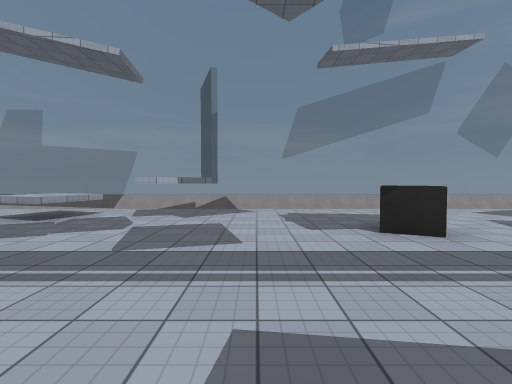
view 1 (above)

19 first-person views from a walk through a Unity game level. The camera is 1.5 m above the floor, tilts 2° down and sees 85° across. The floor is counted in squares, 2 m on a side. Each view is taken from the middle of a square. On the plan, view 1 faces up. The plan holds only what a view shows up to about 10 squares ahead; the rest is blank. The place goes on beyond the plan. Surface patterns are stand-ins for the level's own textures.

view 2
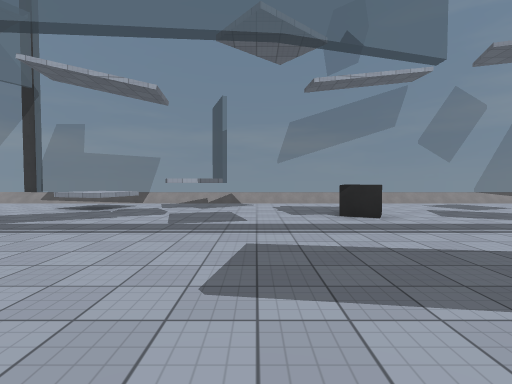

view 3
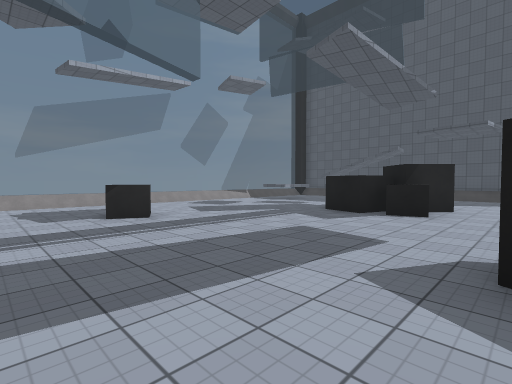

view 4
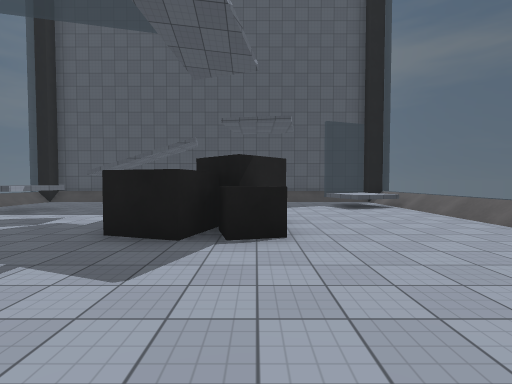

view 5
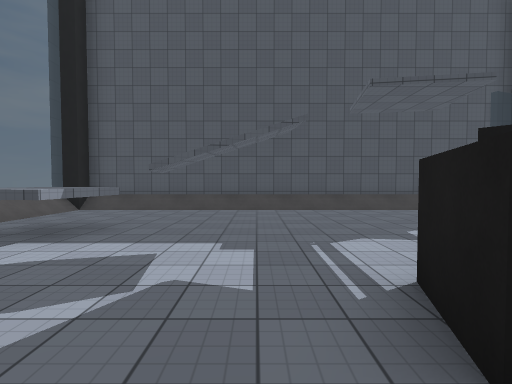

view 6
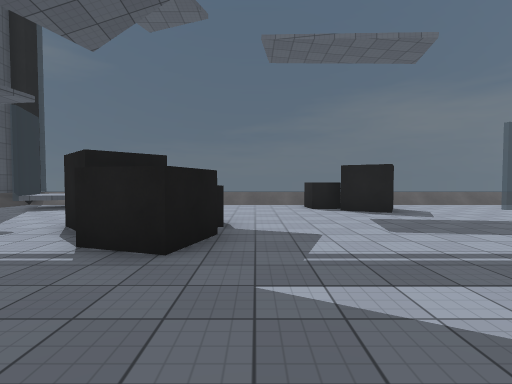

view 7
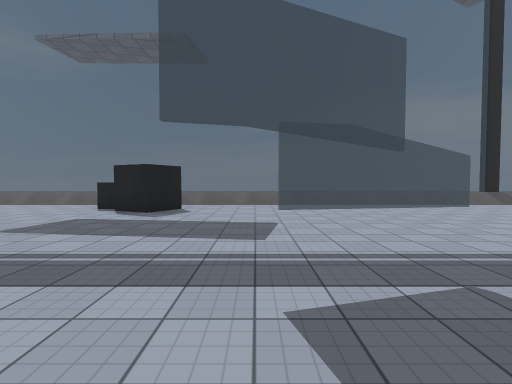

view 8
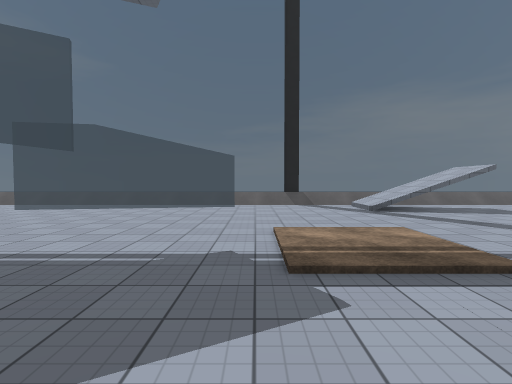

view 9
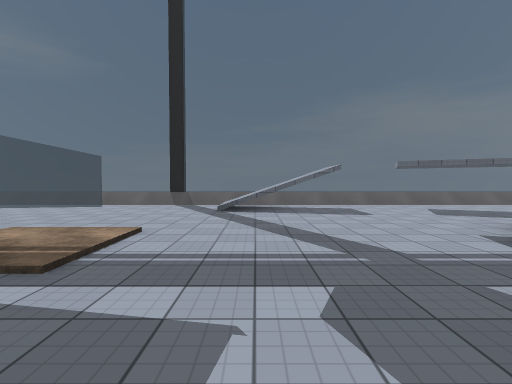

view 10
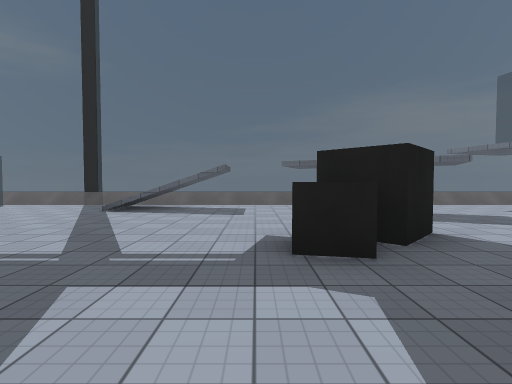

view 11
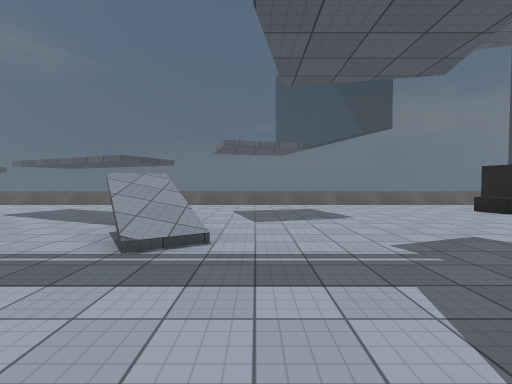

view 12
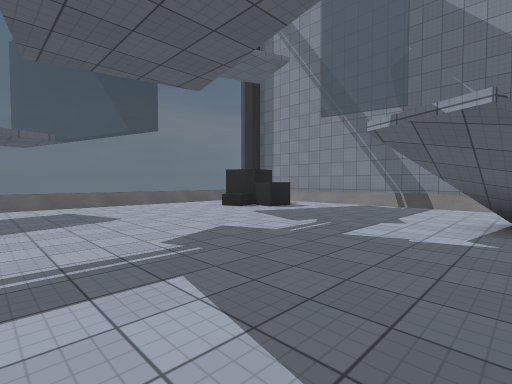

view 13
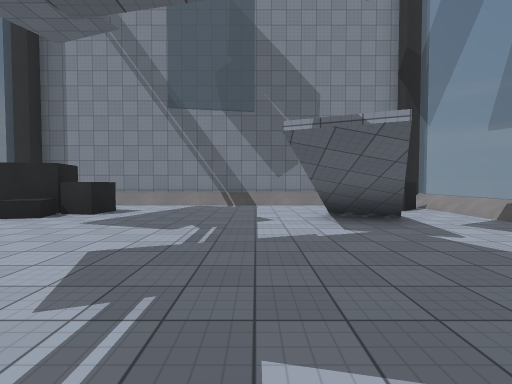

view 14
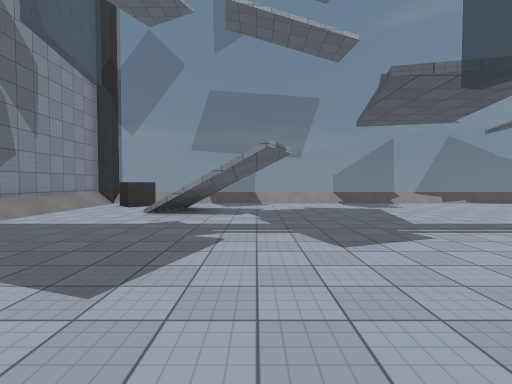

view 15
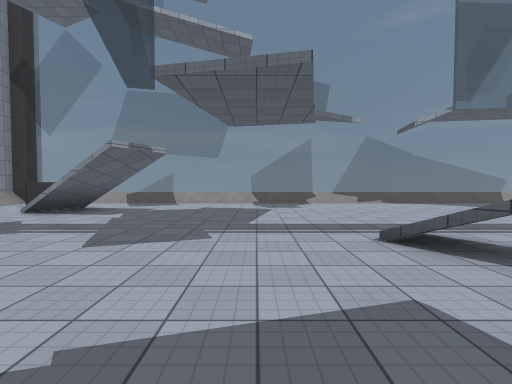

view 16
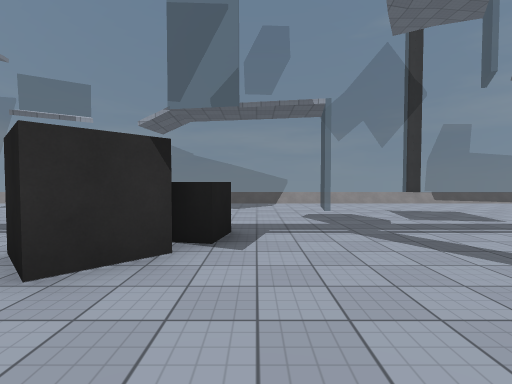

view 17
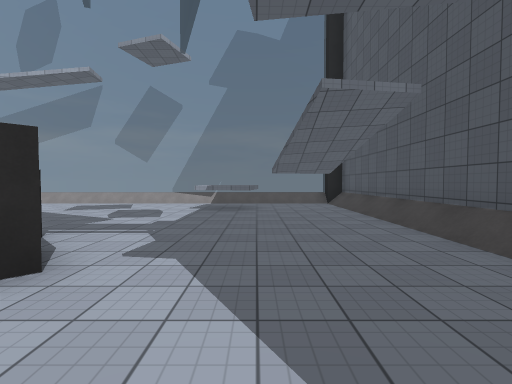

view 18
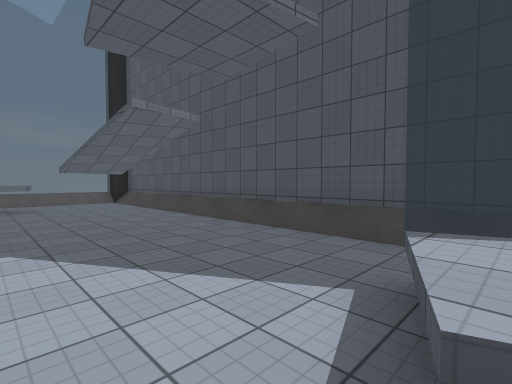

view 19
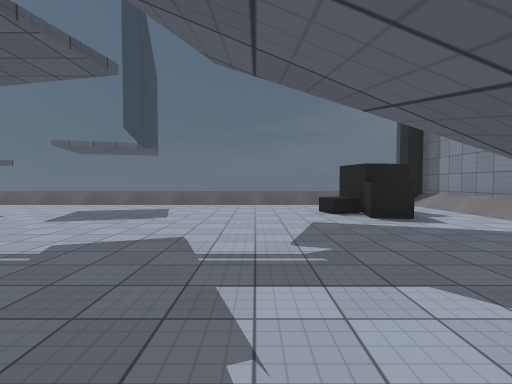

### Floor plan
Key: @ floor where view 1 was taken; # wall or solid block; . main floor; : floor 0.25 m higher than the main floor; / step, stairs or slope; = window, fence, low wall or low ledge; ^ raised ledge.
Columns run from 31 left of view 1 to 14 right of it. Each row starts with its distance up from view 1.
  9 ##                                           #
  8 ##///////////////////////////////////////////#
  7 #/^/......................^./ ...........^...#
  6 #/../.............. ......^^.##..........^^..#
  5 #/..//......... .............................#
  4 #/...#......... .................^^..........#
  3 #/...........................................#
  2 #/........./....^.....::..............##.....#
  1 #/.........//..##.....::..............##.....#
  0 #/.......... ..................@......^##....#
 -1 #/.^.........................................#
 -2 #/.#^..............///........ ...#..........#
 -3 #/ #...............///...     ....#^......^^.#
 -4 #/ ........................................^.#
 -5 ##=====================#===================#=#

Where each view was taken, in squares from view 1:
view 1: 0 up, 0 right, facing up
view 2: 2 down, 0 right, facing up
view 3: 2 down, 0 right, facing up-right
view 4: 0 up, 3 right, facing right
view 5: 3 up, 6 right, facing right
view 6: 5 up, 6 right, facing down
view 7: 5 up, 0 right, facing down
view 8: 5 up, 7 left, facing down
view 9: 5 up, 11 left, facing down
view 10: 5 up, 14 left, facing down
view 11: 5 up, 21 left, facing down
view 12: 5 up, 21 left, facing down-left
view 13: 3 up, 21 left, facing left
view 14: 2 down, 25 left, facing up
view 15: 2 down, 22 left, facing up
view 16: 2 down, 14 left, facing up
view 17: 2 down, 11 right, facing up
view 18: 3 down, 10 right, facing up-right
view 19: 5 up, 25 left, facing down
